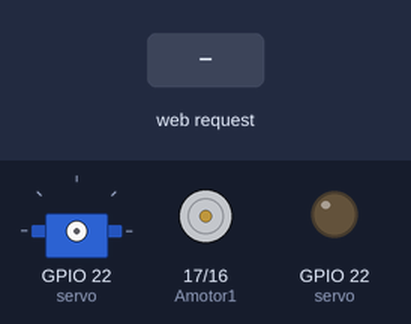
A sketch run on a simulated ESP32. On the bench: servo, motor-driver pin pairs drawn as motors (green arrow = first pin HIGH = forward, orange = second pin HIGH = backward, longer = more drive), output pins drawn as LEDs (lit = HIGH). The inputs (shaded band) are chosen by the test bench. WiFi joins after 1.5 s; servers stay silent unless stated; servo pulses on a pin are drawn as a servo (544–2400 µs = 0–180°); what the sketch prints to the serial monitor is not drawn.

Above: at 3.7 s.
3.8 s: HTTP request GET /?0=F received
At 5.0 s:
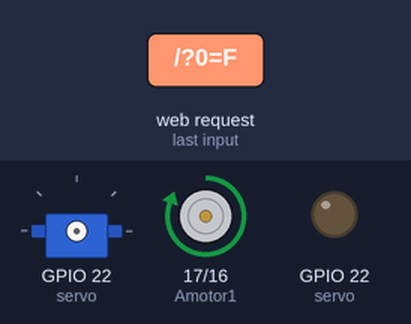
5.8 s: HTTP request GET /?1=B received
At 7.5 s:
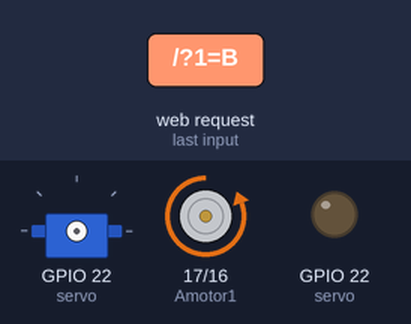
7.8 s: HTTP request GET /?5=open received
9.3 s: HTTP request GET /?3=R received
At 10.4 s:
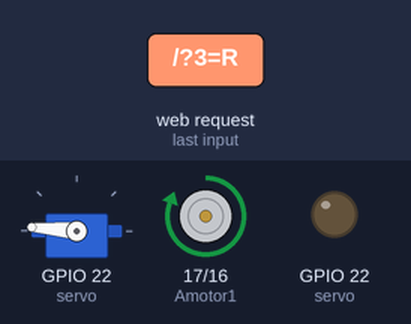
11.3 s: HTTP request GET /?6=close received
At 12.2 s:
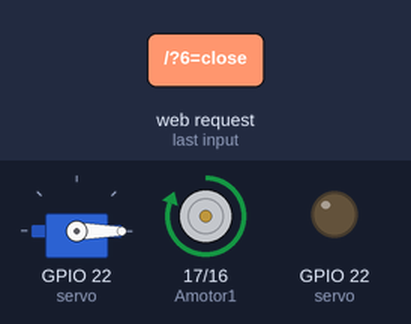
12.8 s: HTTP request GET /?2=L received
At 14.2 s:
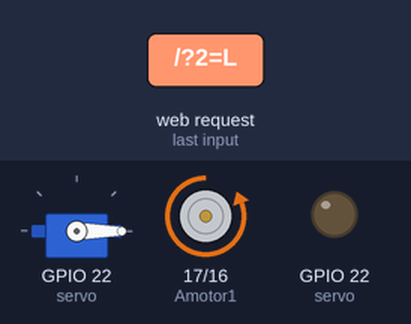
Timing chart, 0 to 15.8 s (numbered marks = the images above; inputs shaded):
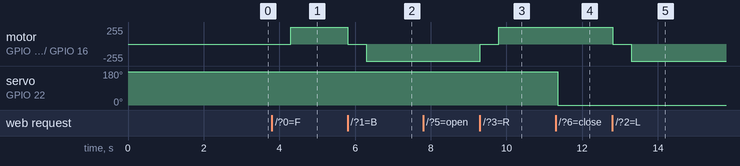

The sketch:

m2s1.ino
```cpp
#include <WiFi.h>
#include "esp_system.h"
// https://massapple.hatenablog.com/entry/2018/10/30/012359
// motor x2 + servo x1
const int servo = 22; //サーボのピン番号22pin
const int frequ = 50; //周波数50Hz
const int Amotor1 = 17;
const int Amotor2 = 16;
//const int Bmotor1 = 19;
//const int Bmotor2 = 18;
const char* ssid = "KMHOME"; //ご自分のルーターのSSIDに書き換えてください。
const char* password = "kasekiGU"; //ご自分のルーターのパスワードに書き換えてください。

WiFiServer server(80);

void setup()
{
    delay(1000);
    Serial.begin(115200);

  //サーボのPWMの設定チャンネル、ピン、周波数の定義
   ledcSetup(0, frequ, 8);  // 0ch 50 Hz 8bit resolution
   ledcAttachPin(servo, 0); // 15pin, 0ch
   //モーターの設定、ピン番号
    pinMode(Amotor1,OUTPUT); //set Amotor1
    pinMode(Amotor2,OUTPUT); //set Amotor2
//    pinMode(Bmotor1,OUTPUT); //set Bmotor1
//    pinMode(Bmotor2,OUTPUT); //set Bmotor2

    delay(10);
  //シリアルモニタ表示
    Serial.println();
    Serial.println();
    Serial.print("Connecting to ");
    Serial.println(ssid);

  //wifiのssid,パスワード設定
    WiFi.begin(ssid, password);

    while (WiFi.status() != WL_CONNECTED) {
        delay(500);
        Serial.print(".");
    }
 //シリアルモニタ表示
    Serial.println("");
    Serial.println("WiFi connected");
    Serial.println("IP address: ");
    Serial.println(WiFi.localIP());

    server.begin();

}
//モーター制御変更時0.5sだけ停止
void stop(){
          digitalWrite(Amotor1, LOW);
          digitalWrite(Amotor2, LOW);
  //        digitalWrite(Bmotor1, LOW);
  //        digitalWrite(Bmotor2, LOW);
          delay(500);
}
void loop(){
 WiFiClient client = server.available();

  if (client) {
    Serial.println("new client");
    String currentLine = "";
    while (client.connected()) {
      if (client.available()) {
        char c = client.read();
        Serial.write(c);
        if (c == '\n') {
          if (currentLine.length() == 0) {

            //操作ページの設定
            client.println("HTTP/1.1 200 OK");
            client.println("Content-type:text/html");
            client.println();
            client.println("<!DOCTYPE html>");
            client.println("<html>");
            client.println("<head>");
            client.println("<meta name='viewport' content='initial-scale=1.5'>");
            client.println("</head>");
            client.println("<body>");
            client.println("<form method='get'>");
            client.println("<font size='4'>ESP-WROOM-32<br>");
            client.println("</font><br>");
            client.println("<br>");
            client.println("<center>");
            client.println("<input type='submit' name=0 value='F' style='background-color:#248; color:#fff;border-style: none; height:50px; width:50px; '>");
            client.println("</center>");
            client.println("<p style='padding-top':15px;>");
            client.println("</p>");
            client.println("<center>");
            client.println("<input type='submit' name=2 value='L' style='background-color:#248; color:#fff;border-style: none; height:50px; width:50px; '>");
            client.println("<input type='submit' name=4 value='S' style='background-color:#be0000; color:#fff;border-style: none; height:50px; width:50px; '>");
            client.println("<input type='submit' name=3 value='R' style='background-color:#248; color:#fff;border-style: none; height:50px; width:50px; '>");
            client.println("</center>");
            client.println("<p style='padding-top':15px;>");
            client.println("</p>");
            client.println("<center>");
            client.println("<input type='submit' name=1 value='B' style='background-color:#248; color:#fff;border-style: none; height:50px; width:50px; '>");
            client.println("</center>");
            client.println("<p style='padding-top':15px;>");
            client.println("<center>");
            client.println("<input type='submit' name=5 value='open' style='background-color:#666666; color:#fff;border-style: none; height:50px; width:50px; '>");
            client.println("<input type='submit' name=6 value='close' style='background-color:#666666; color:#fff;border-style: none; height:50px; width:50px; '>");
            client.println("</center>");
            client.println("</form>");
            client.println("</body>");
            client.println("</html>");
             client.println();
            break;
          } else {
            currentLine = "";
          }
        } else if (c != '\r') {
          currentLine += c;
        }

    //モーター制御文
        if (currentLine.endsWith("GET /?0=F")) {
          stop();
          digitalWrite(Amotor1, HIGH);
    //      digitalWrite(Bmotor1, HIGH);
        }
        if (currentLine.endsWith("GET /?1=B")) {
          stop();
          digitalWrite(Amotor2, HIGH);
    //      digitalWrite(Bmotor2, HIGH);
        }
         if (currentLine.endsWith("GET /?3=R")) {
          stop();
          digitalWrite(Amotor1, HIGH);
    //      digitalWrite(Bmotor2, HIGH);
         }
         if (currentLine.endsWith("GET /?2=L")) {
          stop();
          digitalWrite(Amotor2, HIGH);
    //      digitalWrite(Bmotor1, HIGH);
         }
         if (currentLine.endsWith("GET /?4=S")) {
         stop();
         }
         //サーボ制御文（制御パルス:0.5ms～2.4ms PMWサイクル20mS ）

         if (currentLine.endsWith("GET /?5=open")) {
         delay(50);
         ledcWrite(0,30);    //（最大パルス値*PMW最大値）/PMWサイクル≒30
         }
         if (currentLine.endsWith("GET /?6=close")) {
         delay(50);
         ledcWrite(0,6);  //（最小パルス値*PMW最小値）/PMWサイクル≒6
         }
      }
    }

    client.stop();
    Serial.println("client disonnected");
  }
}
```

Measured:
- after the input at 3.8 s, motor on GPIO 17 (Amotor1) / GPIO 16 (Amotor2): stopped → forward 255/255 after 0.50 s
- after the input at 5.8 s, motor on GPIO 17 (Amotor1) / GPIO 16 (Amotor2): forward 255/255 → stopped at once, → backward 255/255 0.50 s later
- after the input at 9.3 s, motor on GPIO 17 (Amotor1) / GPIO 16 (Amotor2): backward 255/255 → stopped at once, → forward 255/255 0.50 s later
- after the input at 11.3 s, servo on GPIO 22 (servo): 175° → 0° after 0.05 s
- after the input at 12.8 s, motor on GPIO 17 (Amotor1) / GPIO 16 (Amotor2): forward 255/255 → stopped at once, → backward 255/255 0.50 s later
